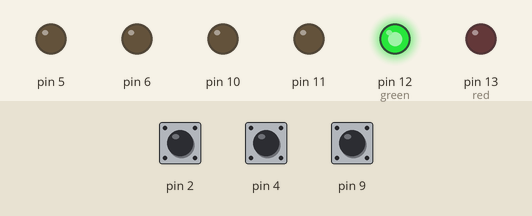
The sketch below on a simulated Arduino Uno, built with avr-gcc and run on an emulated ATmega328P. Shown: output pins drawn as LEDs (lit = HIGH). The inputs (shaded band) are chosen by the test bench; at power-on: pin 2 HIGH, pin 4 HIGH, pin 9 HIGH.

Above: at 1.2 s.
1.3 s: pin 2 pulled LOW for 0.15 s
At 1.37 s:
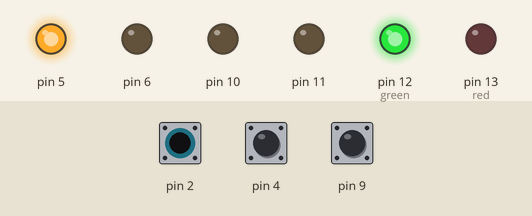
2.9 s: pin 4 pulled LOW for 0.15 s
At 2.97 s:
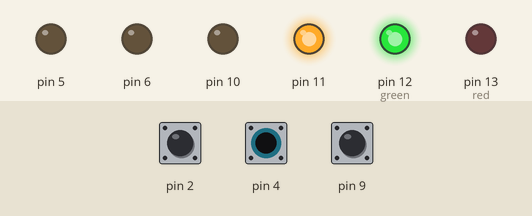
4.5 s: pin 9 pulled LOW for 0.15 s
At 5.0 s:
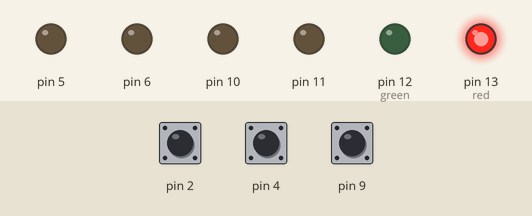
6.1 s: pin 2 pulled LOW for 1 s
At 6.8 s:
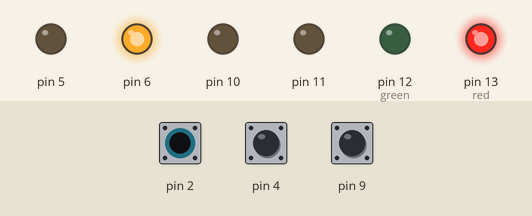
8.6 s: pin 4 pulled LOW for 1 s
At 9.4 s:
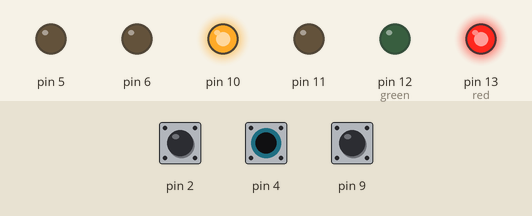
11.1 s: pin 4 pulled LOW for 3.2 s
At 15.4 s:
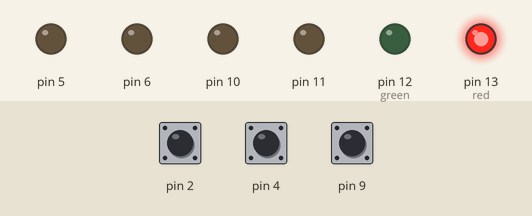
Timing chart, 0 to 16.8 s (numbered marks = the images above; inputs shaded):
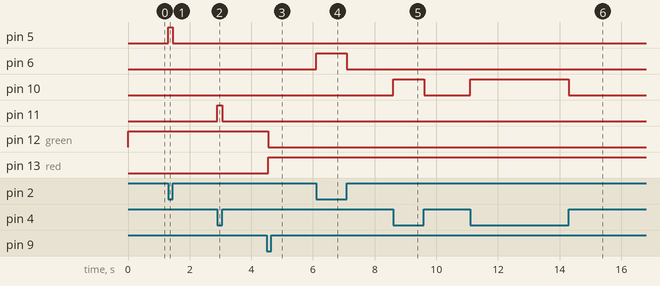

Measured:
- after the input at 1.3 s, pin 5: LOW → HIGH at once, → LOW 0.15 s later
- after the input at 2.9 s, pin 11: LOW → HIGH at once, → LOW 0.15 s later
- after the input at 4.5 s, pin 12 (green): HIGH → LOW after 0.05 s; pin 13 (red): LOW → HIGH after 0.05 s
- after the input at 6.1 s, pin 6: LOW → HIGH at once, → LOW 1.0 s later
- after the input at 8.6 s, pin 10: LOW → HIGH at once, → LOW 1.0 s later
- after the input at 11.1 s, pin 10: LOW → HIGH at once, → LOW 3.2 s later

The sketch:

motor_stuff.ino
```cpp
bool fwd;
bool pressed;

void setup() {
  // put your setup code here, to run once:
  pinMode(11, OUTPUT);
  pinMode(10, OUTPUT);
  pinMode(13, OUTPUT); //red
  pinMode(12, OUTPUT); //green
  pinMode(6, OUTPUT);
  pinMode(5, OUTPUT);
  pinMode(2, INPUT_PULLUP);
  pinMode(9, INPUT_PULLUP);
  pinMode(4, INPUT_PULLUP);

  fwd = true;
}

void loop() {

  if(fwd){
    digitalWrite(12, HIGH);
    digitalWrite(13, LOW);
  }
  else{
    digitalWrite(13, HIGH);
    digitalWrite(12, LOW);
  }
  if(!digitalRead(9)){
    if(!pressed) fwd=!fwd;
    pressed = true;
    delay(50);
  } else {
    pressed = false;
  }

  if(!digitalRead(2) && !digitalRead(4)){
    if(fwd){
      digitalWrite(11,HIGH);
      digitalWrite(5,HIGH);
      digitalWrite(10,LOW);
      digitalWrite(6,LOW);
    } else{
      digitalWrite(11,LOW);
      digitalWrite(5,LOW);
      digitalWrite(10,HIGH);
      digitalWrite(6,HIGH);
    }
  }
  else if(!digitalRead(2)){
    if(fwd){
    digitalWrite(11,LOW);
    digitalWrite(5,HIGH);
    digitalWrite(10,LOW);
    digitalWrite(6,LOW);}
    else{
    digitalWrite(11,LOW);
    digitalWrite(5,LOW);
    digitalWrite(10,LOW);
    digitalWrite(6,HIGH);
    }

  }
  else if(!digitalRead(4)){
    if(fwd){
    digitalWrite(11,HIGH);
    digitalWrite(5,LOW);
    digitalWrite(10,LOW);
    digitalWrite(6,LOW);
  }
  else{
    digitalWrite(11,LOW);
    digitalWrite(5,LOW);
    digitalWrite(10,HIGH);
    digitalWrite(6,LOW);
  }
  }  else {

    digitalWrite(11,LOW);
    digitalWrite(5,LOW);
    digitalWrite(10,LOW);
    digitalWrite(6,LOW);
  }


}
```
